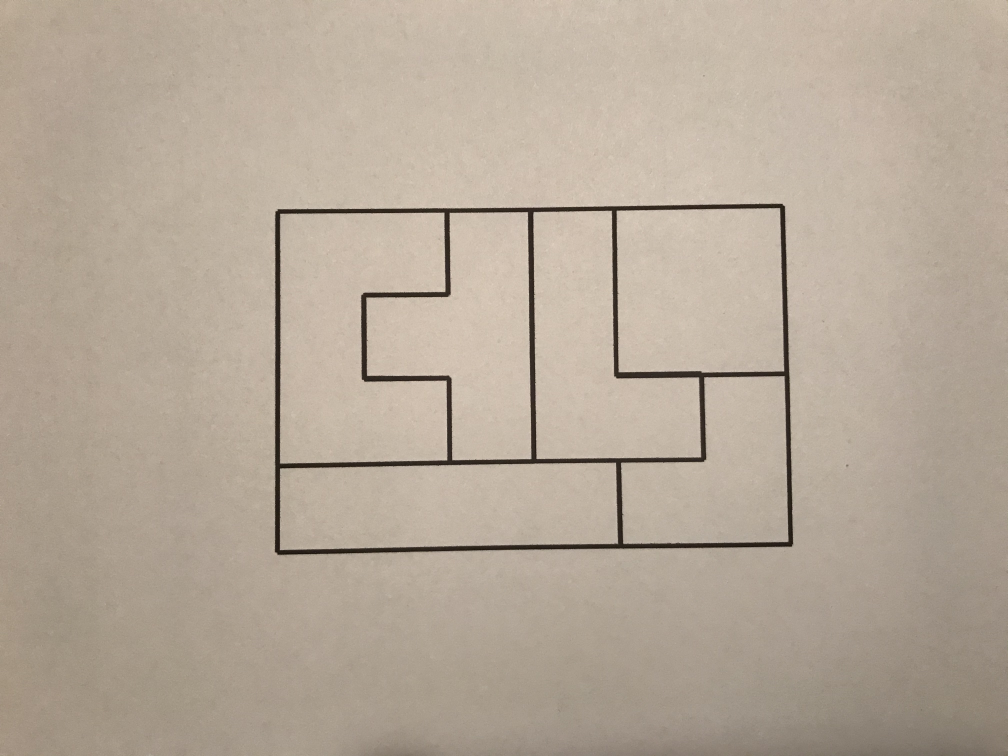
%> input picture schemi/S01.jpg, 4032 x 3024 px (shown at 1/4 size); its folder holds only this picture in this run
$ octave compute_confmat_classificatore.m   (GNU Octave 9; MATLAB toolbox functions it lacks are replaced by stand-ins)
%> lines starting %> are read from the running program, lines starting %| are printed output that depends on the picture; in (x1, y1, x2, y2) boxes, pixels count from 0 and x2, y2 are one past the last pixel; in counts of white or black regions, pixels touching at a corner belong together; the program's own positions count from 1
### scheme_labelling.m
%{
    SCHEME_LABELLING

    Input: immagine schema segmentato (linee schema in nero e resto bianco)
    Output: immagine labelling
%}

function out_labels = scheme_labelling(bw)

% calcolo le label
tmp_lab = bwlabel(bw);
n_label = max(max(tmp_lab));

% la label con più perimetro comune alle righe nere è lo sfondo bianco esterno

% calcolo i perimetri comuni alle righe nere
common_perimeters = zeros(n_label);

for i = 0 : max(n_label)
    common_perimeters = count_common_perimeter4c(tmp_lab,i);
end

% elimino la label con perimetro comune maggiore
min_index = find(common_perimeters == min(common_perimeters),1);

mask = (tmp_lab == min_index) .* min_index;

tmp_lab = tmp_lab-mask;

for i = min_index+1 : n_label
    mask = (tmp_lab == i);
    tmp_lab = tmp_lab-(mask.*i) + (mask.*(i-1));
end

out_labels = tmp_lab;

end

%funzione che calcola perimetro comune
function common_perimeter = count_common_perimeter4c(label_im,label)
    common_perimeter = 0;
    for i = 1 : size(label_im,1)
        for j = 1 : size(label_im,2)
            if label_im(i,j) == label
               if i < size(label_im,1)
                    if label_im(i+1,j) == 0
                        common_perimeter = common_perimeter + 1;
                    end
               end
               if i > 1
                    if label_im(i-1,j) == 0
                        common_perimeter = common_perimeter + 1;
                    end
               end

               if j < size(label_im,2)
                    if label_im(i,j+1) == 0
                        common_perimeter = common_perimeter + 1;
                    end
               end
               if j > 1
                    if label_im(i,j-1) == 0
                        common_perimeter = common_perimeter + 1;
                    end
               end
            end
        end
    end
end

### compute_confmat_classificatore.m
clear all;
close all;
load training_class.mat
Dgt_scheme = 'gt/groundtruth_schemi';
Dgt_scene = 'gt/groundtruth_scene';
DScheme = 'schemi';
DScene = 'scene';

Gt_sch = dir(fullfile(Dgt_scheme,'*.txt'));

Gt_sc = dir(fullfile(Dgt_scene,'*.txt'));


Sch = dir(fullfile(DScheme,'*.jpg'));

Sc = dir(fullfile(DScene,'*.jpg'));
cont = size(Gt_sch,1);

gtscheme = [];
gtscene = [];

%leggo le gt_schema in relativa cartella e le carico nel vettore gtscheme
for k =1 : size(Gt_sch,1)
    filename = fullfile(Dgt_scheme,Gt_sch(k).name);
    f = fopen(filename);
    data = textscan(f,'%s','Delimiter','\n');


    fclose(f);

    gtscheme = cat(2,gtscheme,str2num(data{1}{1}));
end
%leggo le gt_scena in relativa cartella e le carico nel vettore gtscene
for k =1 : size(Gt_sc,1)
    filename = fullfile(Dgt_scene,Gt_sc(k).name);
    f = fopen(filename);
    data = textscan(f,'%s','Delimiter','\n');


    fclose(f);

    gtscene = cat(2,gtscene,str2num(data{1}{1}));
end

cont = size(Sch,1);
predscheme = [];
predscene = [];
%leggo immagini schema ed effettuo classificazione, poi carico in vettore
%predscheme
for k = 1:size(Sch,1)

       scheme = fullfile(DScheme,Sch(k).name);
       scheme_im = imread(scheme);
       scheme_bw = im2bw(im2gray(scheme_im),graythresh(im2gray(scheme_im)));
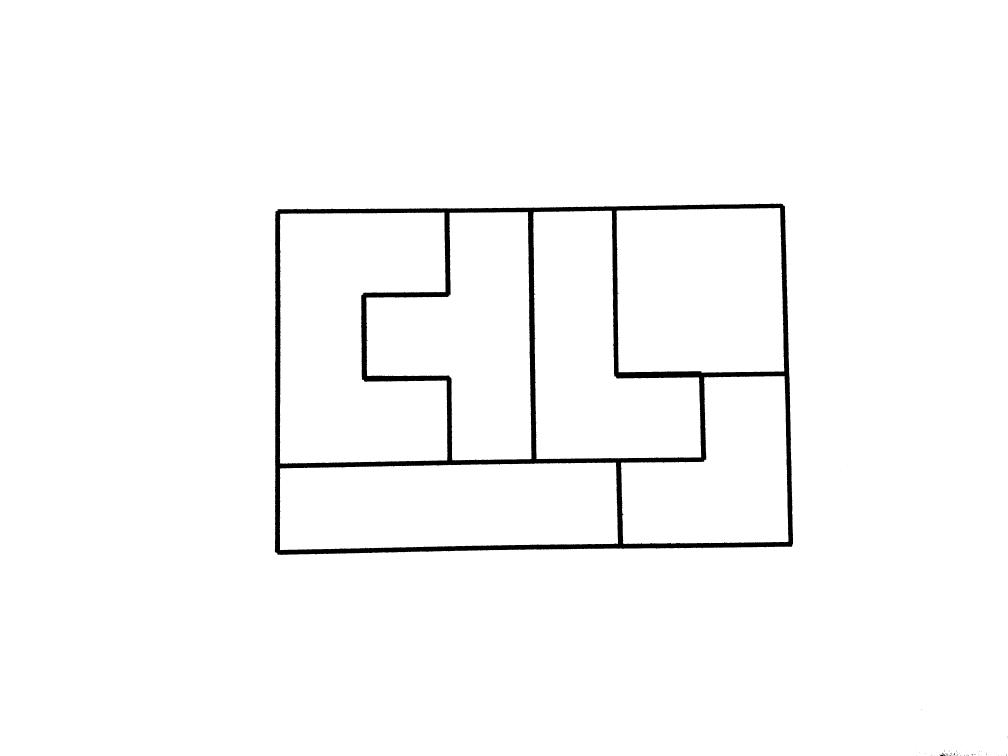
%> scheme_bw: size 3024x4032 logical (shown at 1/4 size); 98% white; 69 black regions (67 under 20 px), largest, box (x1, y1, x2, y2) and area: (1099, 814, 3172, 2220) 248833, (3761, 3011, 3779, 3024) 109
        scheme_bw = bwareaopen(scheme_bw,50000);
%> scheme_bw: size 3024x4032 logical; 98% white; 69 black regions (67 under 20 px), largest, box (x1, y1, x2, y2) and area: (1099, 814, 3172, 2220) 248839, (3761, 3011, 3779, 3024) 115
        scheme_label = scheme_labelling(scheme_bw);
%> in scheme_labelling, `tmp_lab = bwlabel(bw);`:
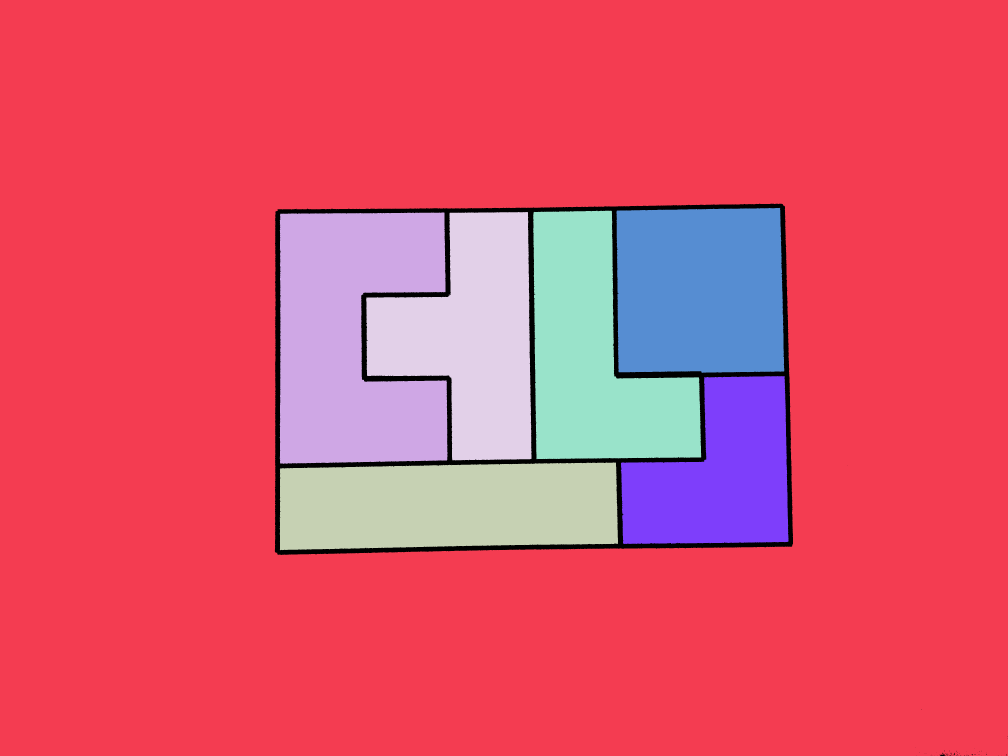
%> tmp_lab: size 3024x4032 double (shown at 1/4 size); 8 distinct labels, from 0 to 7; one colour per label, 0 black
%> in scheme_labelling, `n_label = max(max(tmp_lab));`: n_label = 7
%> (the run ends here)
